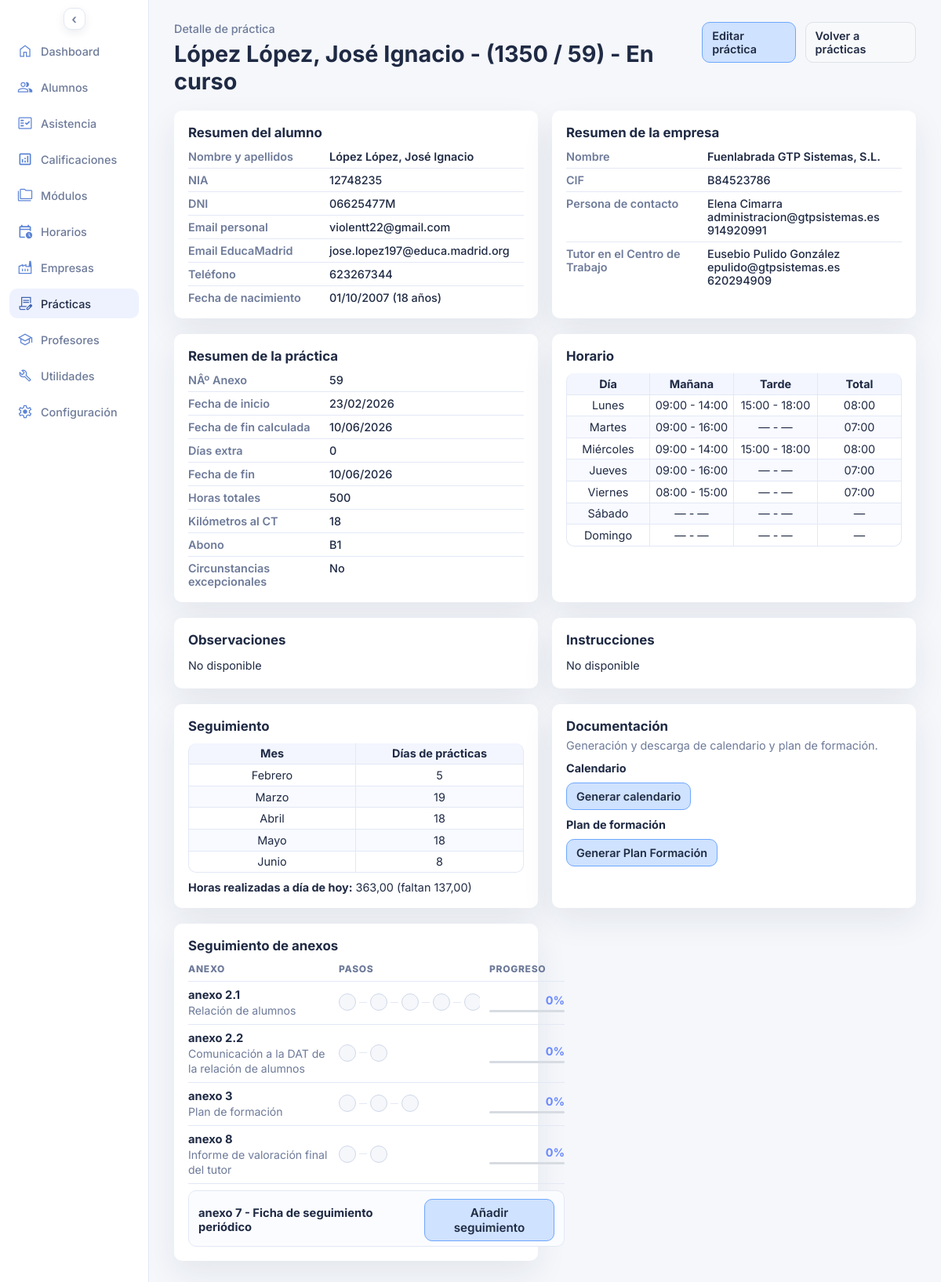
/practica_detalle.php?id_practica=1, run on the app's committed database.
### tables this page shows
CREATE TABLE `practicas_anexos` (
  `id_practicas_anexo` int(10) UNSIGNED NOT NULL,
  `anexo` varchar(60) NOT NULL,
  `descripcion` text DEFAULT NULL,
  `resumen` text DEFAULT NULL
);

CREATE TABLE `practicas_anexos_estados` (
  `id_practicas_anexo_estado` int(10) UNSIGNED NOT NULL,
  `estado` varchar(60) NOT NULL
);

### practica_detalle.php (the view, shortened to what the rows shown need)
<?php
require_once __DIR__ . '/includes/practicas_pdfs.php';
function format_value($value, string $fallback = 'No disponible'): string {
  if ($value === null || $value === '') {
    return $fallback;
  }
  return (string) $value;
}
function calculate_practice_status(array $practice): string {
  $fecha_inicio = (string) ($practice['fecha_inicio'] ?? '');
  $fecha_fin_extra = (string) ($practice['fecha_fin_extra'] ?? '');
  $today = (new DateTimeImmutable('today'))->format('Y-m-d');
  if ($today <= $fecha_fin_extra) {
    return 'En curso';
  }
  return 'Finalizada';
}
function full_name(array $row, string $prefix): string {
  $parts = array_filter([
    trim((string) ($row[$prefix . '_apellido1'] ?? '')),
    trim((string) ($row[$prefix . '_apellido2'] ?? '')),
  ], static fn (string $value): bool => $value !== '');
  $name = trim((string) ($row[$prefix . '_nombre'] ?? ''));
  return trim(implode(' ', $parts) . ', ' . $name, ' ,');
}
$id_practica_raw = $_GET['id_practica'] ?? ($_GET['id'] ?? ($_POST['id_practica'] ?? ($_POST['id'] ?? null)));
$id_practica = filter_var($id_practica_raw, FILTER_VALIDATE_INT, ['options' => ['min_range' => 1]]);
$anexo_7_id = null;
$load_error = null;
$practice = null;
$anexos_catalog = [];
$anexos_fases_marcadas = [];
if ($id_practica === false || $id_practica === null) {
  $load_error = 'No se ha indicado un identificador de práctica válido.';
} else {
  try {
    $pdo = db();
    $practice_stmt->execute(['id_practica' => $id_practica]);
    $practice = $practice_stmt->fetch();
    if ($practice) {
      $anexos_stmt = $pdo->query(
        'SELECT id_practicas_anexo, anexo, descripcion
         FROM practicas_anexos
         ORDER BY id_practicas_anexo ASC'
      );
      $anexos_catalog = $anexos_stmt->fetchAll();
      foreach ($anexos_catalog as $anexo_row) {
        $anexo_codigo = trim((string) ($anexo_row['anexo'] ?? ''));
        if ($anexo_7_id === null && preg_match('/(^|\D)7(\D|$)/', $anexo_codigo) === 1) {
          $anexo_7_id = (int) $anexo_row['id_practicas_anexo'];
        }
      }
      $fases_stmt = $pdo->query(
        'SELECT id_practicas_anexo_estado, estado
         FROM practicas_anexos_estados
         ORDER BY id_practicas_anexo_estado ASC'
      );
      $fases_catalog = $fases_stmt->fetchAll();
      $anexos_estados_permitidos = [
        '2.1' => [
          'datos solicitados',
          'enviado a firmar por la empresa',
          'firmado por la empresa',
          'enviado a firmar por el director',
          'firmado por el director',
          'devuelto a la empresa',
        ],
        '2.2' => [
          'enviado a firmar por el director',
          'firmado por el director',
        ],
        '3' => [
          'enviado a firmar por la empresa',
          'firmado por la empresa',
          'devuelto a la empresa',
        ],
        '4' => [
          'enviado a la dat',
          'autorizado',
        ],
        '7' => [
          'enviado a firmar por la empresa',
          'firmado por la empresa',
        ],
        '8' => [
          'enviado a firmar por la empresa',
          'firmado por la empresa',
        ],
      ];
      $fases_catalog_por_estado_clave = [];
      $fases_catalog_por_id = [];
      foreach ($fases_catalog as $fase_row) {
        $id_fase_row = (int) $fase_row['id_practicas_anexo_estado'];
        $fases_catalog_por_id[$id_fase_row] = (string) ($fase_row['estado'] ?? '');
        $fase_estado_row = trim((string) ($fase_row['estado'] ?? ''));
        $fase_estado_normalizada = preg_replace('/\s+/u', ' ', $fase_estado_row);
        $fase_estado_normalizada = $fase_estado_normalizada !== null ? $fase_estado_normalizada : $fase_estado_row;
        $fase_estado_normalizada = function_exists('mb_strtolower') ? mb_strtolower($fase_estado_normalizada, 'UTF-8') : strtolower($fase_estado_normalizada);
        $fase_estado_clave = strtr($fase_estado_normalizada, ['á' => 'a', 'é' => 'e', 'í' => 'i', 'ó' => 'o', 'ú' => 'u', 'ü' => 'u', 'ñ' => 'n']);
        $fases_catalog_por_estado_clave[$fase_estado_clave] = (int) $fase_row['id_practicas_anexo_estado'];
      }
      $anexos_fases_ordenadas_por_id = [];
      foreach ($anexos_catalog as $anexo_row) {
        $id_anexo_row = (int) $anexo_row['id_practicas_anexo'];
        $anexo_codigo_row = trim((string) ($anexo_row['anexo'] ?? ''));
        $anexo_codigo_clave = '';
        if (preg_match('/(^|\D)(2\.1|2\.2|3|4|7|8)(\D|$)/', $anexo_codigo_row, $anexo_codigo_matches) === 1) {
          $anexo_codigo_clave = (string) $anexo_codigo_matches[2];
        }
        $anexos_fases_ordenadas_por_id[$id_anexo_row] = [];
        foreach ($anexos_estados_permitidos[$anexo_codigo_clave] as $estado_permitido_clave) {
          if (isset($fases_catalog_por_estado_clave[$estado_permitido_clave])) {
            $id_fase_permitida = (int) $fases_catalog_por_estado_clave[$estado_permitido_clave];
            $anexos_fases_ordenadas_por_id[$id_anexo_row][] = [
              'id' => $id_fase_permitida,
              'estado' => $fases_catalog_por_id[$id_fase_permitida] ?? '',
            ];
          }
        }
      }
    }
  } catch (Throwable $error) {
    $load_error = 'No se ha podido cargar el detalle de la práctica en este momento.';
  }
}
$practice_found = is_array($practice);
$student_name = $practice_found ? full_name($practice, 'alumno') : 'Práctica no encontrada';
$practice_status = $practice_found ? calculate_practice_status($practice) : 'No disponible';
$practice_header_title = $practice_found
  ? $student_name . ' - (' . format_value($practice['empresa_convenio']) . ' / ' . format_value($practice['anexo']) . ') - ' . $practice_status
  : 'Práctica no encontrada';
?>
<!DOCTYPE html>
<html lang="es">
<head>
  <link rel="stylesheet" href="assets/styles.css">
</head>
<body>
  <div class="page">
    <main class="content">
      <header class="header">
        <div>
          <h1><?php echo htmlspecialchars($practice_header_title, ENT_QUOTES, 'UTF-8'); ?></h1>
        </div>
      </header>
      <?php if ($load_error !== null): ?>
        <section class="panel">
          <div class="panel-header">
            <h3>Error al cargar la práctica</h3>
            <p><?php echo htmlspecialchars($load_error, ENT_QUOTES, 'UTF-8'); ?></p>
          </div>
        </section>
      <?php else: ?>
        <div class="practica-detalle-grid practica-detalle-grid--fila-2">
          <section class="panel practica-detalle-bloque practica-detalle-bloque--horario">
            <div class="panel-grid">
              <table class="practica-horario-detalle-table">
                <thead>
                  <tr>
                    <th>Día</th>
                    <th>Mañana</th>
                    <th>Tarde</th>
                    <th>Total</th>
                  </tr>
                </thead>
              </table>
            </div>
          </section>
        </div>
        <div class="practica-detalle-grid practica-detalle-grid--fila-4">
          <section class="panel practica-detalle-bloque practica-detalle-bloque--seguimiento">
            <div class="panel-grid">
              <table class="practica-horario-detalle-table">
                <thead>
                  <tr>
                    <th>Mes</th>
                    <th>Días de prácticas</th>
                  </tr>
                </thead>
              </table>
            </div>
          </section>
        </div>
        <div class="practica-detalle-grid practica-detalle-grid--fila-5">
          <section class="panel practica-detalle-bloque">
            <div class="panel-grid anexos-estado-tabla anexos-estado-tabla--principal">
              <?php foreach ($anexos_catalog as $anexo_item): ?>
                <?php $id_anexo_item = (int) $anexo_item['id_practicas_anexo']; ?>
                <?php if ($id_anexo_item === (int) $anexo_7_id): ?>
                  <?php continue; ?>
                <?php endif; ?>
                <?php $anexo_codigo_item = trim((string) ($anexo_item['anexo'] ?? '')); ?>
                <?php if ((isset($practice['circ_excep']) ? (int) $practice['circ_excep'] : 0) !== 1 && preg_match('/(^|\\D)4(\\D|$)/', $anexo_codigo_item) === 1): ?>
                  <?php continue; ?>
                <?php endif; ?>
                <?php $anexo_item_data = $anexos_fases_marcadas[$id_anexo_item][1] ?? ['fases' => []]; ?>
                <?php $fases_ordenadas_anexo = $anexos_fases_ordenadas_por_id[$id_anexo_item] ?? []; ?>
                <?php
                  $anexo_codigo_limpio = trim((string) ($anexo_item['anexo'] ?? ''));
                  $orden_fases_por_anexo = [
                    '2.1' => ['Datos solicitados', 'Enviado a firmar por la empresa', 'Firmado por la empresa', 'Enviado a firmar por el director', 'Firmado por el director', 'Devuelto a la empresa'],
                    '2.2' => ['Enviado a firmar por el director', 'Firmado por el director'],
                    '3' => ['Enviado a firmar por la empresa', 'Firmado por la empresa', 'Devuelto a la empresa'],
                    '4' => ['Enviado a la DAT', 'Autorizado'],
                    '8' => ['Enviado a firmar por la empresa', 'Firmado por la empresa'],
                  ];
                  $orden_objetivo = [];
                  foreach ($orden_fases_por_anexo as $codigo_anexo_orden => $fases_anexo_orden) {
                    if (strpos($anexo_codigo_limpio, (string) $codigo_anexo_orden) !== false) {
                      $orden_objetivo = $fases_anexo_orden;
                      break;
                    }
                  }
                  $fases_por_nombre = [];
                  foreach ($fases_ordenadas_anexo as $fase_item) {
                    $fases_por_nombre[trim((string) ($fase_item['estado'] ?? ''))] = $fase_item;
                  }
                  $fases_visuales = [];
                  foreach ($orden_objetivo as $fase_objetivo) {
                    if (isset($fases_por_nombre[$fase_objetivo])) {
                      $fases_visuales[] = $fases_por_nombre[$fase_objetivo];
                    }
                  }
                  $fases_totales = count($fases_visuales);
                  $fases_marcadas = 0;
                  $progreso_anexo = $fases_totales > 0 ? (int) round(($fases_marcadas / $fases_totales) * 100) : 0;
                ?>
                <div class="anexos-estado-row" data-anexo-status-row>
                  <div class="anexos-estado-col anexo-col">
                    <p class="anexos-estado-anexo-titulo"><?php echo htmlspecialchars(trim((string) ($anexo_item['anexo'] ?? 'Anexo')), ENT_QUOTES, 'UTF-8'); ?></p>
                    <p class="anexos-estado-anexo-subtitulo"><?php echo htmlspecialchars(trim((string) ($anexo_item['descripcion'] ?? '')), ENT_QUOTES, 'UTF-8'); ?></p>
                  </div>
                  <div class="anexos-estado-col pasos-col" data-fases-container>
                    <?php foreach ($fases_visuales as $fase_index => $fase_item): ?>
                      <?php $id_fase_item = (int) ($fase_item['id'] ?? 0); ?>
                      <?php $fase_estado_item = trim((string) ($fase_item['estado'] ?? '')); ?>
                      <label class="anexos-estado-hito-wrap<?php echo isset($anexo_item_data['fases'][$id_fase_item]) ? ' is-checked' : ''; ?>" data-hito-wrap>
                        <span class="anexos-estado-hito" title="<?php echo htmlspecialchars($fase_estado_item, ENT_QUOTES, 'UTF-8'); ?>"><?php echo isset($anexo_item_data['fases'][$id_fase_item]) ? '✓' : ''; ?></span>
                      </label>
                    <?php endforeach; ?>
                  </div>
                  <div class="anexos-estado-col progreso-col">
                    <span class="anexos-estado-progreso-valor" data-progreso-valor><?php echo (int) $progreso_anexo; ?>%</span>
                    <div class="anexos-estado-progreso-barra">
                    </div>
                  </div>
                </div>
              <?php endforeach; ?>
              <?php foreach ($anexos_catalog as $anexo_item): ?>
                <?php $id_anexo_item = (int) $anexo_item['id_practicas_anexo']; ?>
                <?php if ($id_anexo_item !== (int) $anexo_7_id): ?>
                  <?php continue; ?>
                <?php endif; ?>
                <div class="anexos-estado-seguimiento-card">
                  <div class="anexos-estado-seguimiento-head">
                    <div>
                      <p class="anexos-estado-anexo-titulo"><?php echo htmlspecialchars(trim((string) ($anexo_item['anexo'] ?? 'Anexo')) . ' - ' . trim((string) ($anexo_item['descripcion'] ?? '')), ENT_QUOTES, 'UTF-8'); ?></p>
                    </div>
                    <button type="button" class="primary-button anexos-estado-btn-add" data-anexo-7-add-button data-id-practica="<?php echo (int) $id_practica; ?>" data-id-practicas-anexo="<?php echo (int) $id_anexo_item; ?>">Añadir seguimiento</button>
                  </div>
                </div>
              <?php endforeach; ?>
            </div>
          </section>
        </div>
      <?php endif; ?>
    </main>
  </div>
</body>
</html>

### data on the page
practicas_anexos: anexo "anexo 2.1", descripcion "Relación de alumnos", progreso_anexo "0"
practicas_anexos: anexo "anexo 2.2", descripcion "Comunicación a la DAT de la relación de alumnos", progreso_anexo "0"
practicas_anexos: anexo "anexo 3", descripcion "Plan de formación", progreso_anexo "0"
practicas_anexos: anexo "anexo 8", descripcion "Informe de valoración final del tutor", progreso_anexo "0"
practicas_anexos: anexo+descripcion "anexo 7 - Ficha de seguimiento periódico"

### other printed values
$item['label'] "Dashboard"
$item['label'] "Alumnos"
$item['label'] "Asistencia"
$item['label'] "Calificaciones"
$item['label'] "Módulos"
$item['label'] "Horarios"
$item['label'] "Empresas"
$item['label'] "Prácticas"
$item['label'] "Profesores"
$item['label'] "Utilidades"
$item['label'] "Configuración"
$practice_header_title "López López, José Ignacio - (1350 / 59) - En curso"
$student_name "López López, José Ignacio"
format_value($practice['alumno_nia']) "12748235"
format_value($practice['alumno_dni']) "06625477M"
